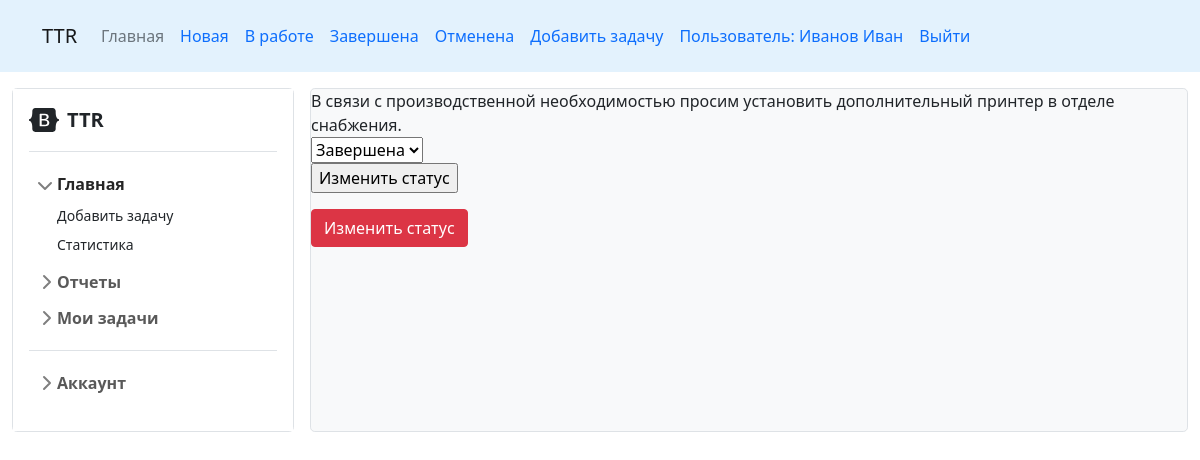
Page /post/1 (signed in) on the committed database.
### tables this page shows
CREATE TABLE "statuses" (
	"id"	INTEGER,
	"name"	TEXT NOT NULL UNIQUE,
	"url"	TEXT NOT NULL UNIQUE,
	PRIMARY KEY("id" AUTOINCREMENT)
);

CREATE TABLE "tasks" (
	"id"	INTEGER,
	"subject"	TEXT NOT NULL,
	"description"	TEXT NOT NULL,
	"creation_date"	NUMERIC NOT NULL,
	"status_id"	INTEGER DEFAULT 1,
	PRIMARY KEY("id" AUTOINCREMENT)
);

### flsite.py (the view)
@app.route("/post/<int:id_post>")
def showPost(id_post):
    title, post, status_post_id, task_id = dbase.getPost(id_post)
    if not title:
        abort(404)
    return render_template('post.html',
                           menu=dbase.getMenu(),
                           title=title,
                           post=post,
                           task_id=task_id,
                           status_post_id=status_post_id,
                           user_id=session['userLogged'],
                           nameuser=session['userName'],
                           namesurname=session['userSurname']
                           )

### FDataBase.py (called while the page is built)
    def getMenu(self):
        try:
            self.__cur.execute(
                f"SELECT * FROM statuses"
            )
            res = self.__cur.fetchall()  # Считываем все записи
            if res:
                return res
        except:
            print("Ошибка чтения из БД")
        return []

    def getPost(self, postId):
        try:
            self.__cur.execute(
                f"SELECT subject, description, status_id, id FROM tasks WHERE id = {postId} LIMIT 1")
            res = self.__cur.fetchone()  # Получить одну запись
            if res:
                return res
        except sqlite3.Error as e:
            print("Ошибка получения статьи из БД " + str(e))
        return (False, False)

### flsite.py (called while the page is built)
def connect_db():
    conn = sqlite3.connect(app.config['DATABASE'])
    conn.row_factory = sqlite3.Row  # Записи из БД буду представлены в виде словаря
    return conn

def get_db():
    if not hasattr(g, 'link_db'):  # Проверяем наличие свойства link_db у g
        g.link_db = connect_db()
    return g.link_db

@app.before_request
def before_request():
    global dbase
    db = get_db()
    dbase = FDataBase(db)

### templates/post.html
{% extends 'base.html' %}
{% block content %}
{{ super() }}
{{ post }}
<form method="POST" class="form-contact">
<select name="select_status">
    {% for s in menu%}
    {% if status_post_id == s['id'] %}
    <option selected="{{status_post_id}}" value="{{s.id}}">{{s.name}}</option>
    {% else %}
    <option value="{{s.id}}">{{s.name}}</option>
    {% endif %}
    {% endfor %}
</select>
    <p><input type="submit" value="Изменить статус"></p>
</form>
<a href="{{ url_for('showPost', id_post=task_id)}}/takeDocWorkTake" class="btn btn-danger">Изменить статус</a>
{% endblock %}

### templates/base.html (shortened to what this page needs)
<!DOCTYPE html>
<html lang="en">
  <head>
    <link
      href="{{ url_for('static', filename='css/bootstrap.css')}}"
      rel="stylesheet"
    />
    <link
      href="{{ url_for('static', filename='css/sidebars.css')}}"
      rel="stylesheet"
    />
  </head>
  <body>
    {% block content -%} {%- block mainmenu -%}
    <header
      class="py-3 mb-3 navbar navbar-expand-lg navbar-light mainmenu"
      style="background-color: #e3f2fd;"
    >
      <div class="container">
        <div
          class="d-flex flex-wrap align-items-center justify-content-center justify-content-lg-start"
        >
          <a class="navbar-brand" href="{{url_for('index')}}">
            <font style="vertical-align: inherit;">
              <font style="vertical-align: inherit;">TTR</font>
            </font>
          </a>
          <ul
            class="nav col-12 col-lg-auto me-lg-auto mb-2 justify-content-center mb-md-0"
          >
            <li class="nav-item">
              <a
                href="{{url_for('index')}}"
                class="nav-link px-2 text-secondary"
              >
                Главная
              </a>
            </li>
            {% for m in menu %}
            <li class="nav-item">
              <a href="{{m.url}}" class="nav-link px-2">{{ m.name}}</a>
            </li>
            {% endfor %}
            <li class="nav-item">
              <a href="{{url_for('addTask')}}" class="nav-link px-2">
                Добавить задачу
              </a>
            </li>
            <li class="nav-item">
              <a href="{{url_for('login')}}" class="nav-link px-2">
                {% if user_id %} Пользователь: {{ namesurname }} {{ nameuser }}
                {% else %} Войти
                {% endif %}
              </a>
            </li>
            {% if user_id %}
            <li class="nav-item">
              <a href="{{url_for('logout')}}" class="nav-link px-2">Выйти</a>
            </li>
            {% endif %}
          </ul>
        </div>
      </div>
    </header>
    {% endblock mainmenu -%}
    <div class="container-fluid pb-3">
      <div class="d-grid gap-3" style="grid-template-columns: 0fr 2fr;">
        <div class="bg-light border rounded-3 bg-white">
          <div class="flex-shrink-0 p-3 bg-white" style="width: 280px;">
            <a
              href="/"
              class="d-flex align-items-center pb-3 mb-3 link-dark text-decoration-none border-bottom"
            >
              <svg class="bi me-2" width="30" height="24">
                <use xlink:href="#bootstrap"></use>
              </svg>
              <span class="fs-5 fw-semibold">TTR</span>
            </a>
            <ul class="list-unstyled ps-0">
              <li class="mb-1">
                <button
                  class="btn btn-toggle align-items-center rounded collapsed"
                  data-bs-toggle="collapse"
                  data-bs-target="#home-collapse"
                  aria-expanded="true"
                >
                  Главная
                </button>
                <div class="collapse show" id="home-collapse">
                  <ul class="btn-toggle-nav list-unstyled fw-normal pb-1 small">
                    <li>
                      <a href="#" class="link-dark rounded">Добавить задачу</a>
                    </li>
                    <li>
                      <a href="#" class="link-dark rounded">Статистика</a>
                    </li>
                  </ul>
                </div>
              </li>
              <li class="mb-1">
                <button
                  class="btn btn-toggle align-items-center rounded collapsed"
                  data-bs-toggle="collapse"
                  data-bs-target="#dashboard-collapse"
                  aria-expanded="false"
                >
                  Отчеты
                </button>
              </li>
              <li class="mb-1">
                <button
                  class="btn btn-toggle align-items-center rounded collapsed"
                  data-bs-toggle="collapse"
                  data-bs-target="#orders-collapse"
                  aria-expanded="false"
                >
                  Мои задачи
                </button>
              </li>
              <li class="border-top my-3"></li>
              <li class="mb-1">
                <button
                  class="btn btn-toggle align-items-center rounded collapsed"
                  data-bs-toggle="collapse"
                  data-bs-target="#account-collapse"
                  aria-expanded="false"
                >
                  Аккаунт
                </button>
              </li>
            </ul>
          </div>
        </div>
        <div class="bg-light border rounded-3">
          {% endblock -%}
        </div>
      </div>
    </div>
  </body>
</html>

### static/css/sidebars.css (style rules this page uses)
body { min-height: 100vh; min-height: -webkit-fill-available; }
html { height: -webkit-fill-available; }
.bi { vertical-align: -.125em; pointer-events: none; fill: currentColor; }
.btn-toggle { display: inline-flex; align-items: center; padding: .25rem .5rem; font-weight: 600; color: rgba(0, 0, 0, .65); background-color: transparent; border: 0; }
.btn-toggle::before { width: 1.25em; line-height: 0; transition: transform .35s ease; transform-origin: .5em 50%; }
.btn-toggle[aria-expanded="true"] { color: rgba(0, 0, 0, .85); }
.btn-toggle[aria-expanded="true"]::before { transform: rotate(90deg); }
.btn-toggle-nav a { display: inline-flex; padding: .1875rem .5rem; margin-top: .125rem; margin-left: 1.25rem; text-decoration: none; }
.fw-semibold { font-weight: 600; }

### rows in the picture
statuses: name "Новая"
statuses: name "В работе"
statuses: name "Завершена"
statuses: name "Отменена"
tasks: description "В связи с производственной необходимостью просим установить дополнительный принтер в отделе снабжения."

### other values in the picture
{{ namesurname }} "Иванов"
{{ nameuser }} "Иван"
form field select_status "Завершена"
